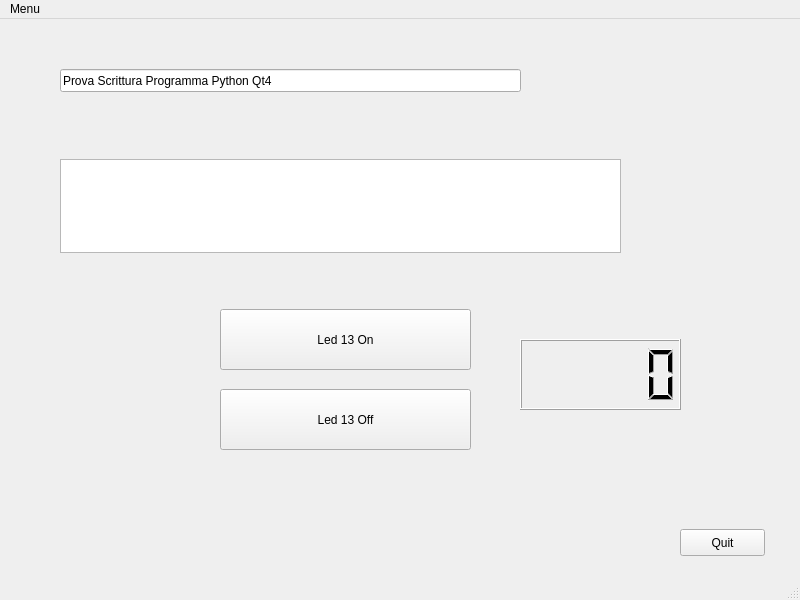
<?xml version="1.0" encoding="UTF-8"?>
<ui version="4.0">
 <class>MainWindow</class>
 <widget class="QMainWindow" name="MainWindow">
  <property name="geometry">
   <rect>
    <x>0</x>
    <y>0</y>
    <width>800</width>
    <height>600</height>
   </rect>
  </property>
  <property name="maximumSize">
   <size>
    <width>800</width>
    <height>600</height>
   </size>
  </property>
  <property name="windowTitle">
   <string>MainWindow</string>
  </property>
  <widget class="QWidget" name="centralwidget">
   <widget class="QPushButton" name="pushButton">
    <property name="geometry">
     <rect>
      <x>220</x>
      <y>290</y>
      <width>251</width>
      <height>61</height>
     </rect>
    </property>
    <property name="text">
     <string>Led 13 On</string>
    </property>
   </widget>
   <widget class="QPushButton" name="pushButton_2">
    <property name="geometry">
     <rect>
      <x>680</x>
      <y>510</y>
      <width>85</width>
      <height>27</height>
     </rect>
    </property>
    <property name="text">
     <string>Quit</string>
    </property>
   </widget>
   <widget class="QTextEdit" name="textEdit">
    <property name="geometry">
     <rect>
      <x>60</x>
      <y>140</y>
      <width>561</width>
      <height>94</height>
     </rect>
    </property>
   </widget>
   <widget class="QLineEdit" name="lineEdit">
    <property name="geometry">
     <rect>
      <x>60</x>
      <y>50</y>
      <width>461</width>
      <height>23</height>
     </rect>
    </property>
    <property name="text">
     <string>Prova Scrittura Programma Python Qt4</string>
    </property>
   </widget>
   <widget class="QPushButton" name="pushButton_3">
    <property name="geometry">
     <rect>
      <x>220</x>
      <y>370</y>
      <width>251</width>
      <height>61</height>
     </rect>
    </property>
    <property name="text">
     <string>Led 13 Off</string>
    </property>
   </widget>
   <widget class="QLCDNumber" name="lcdNumber">
    <property name="geometry">
     <rect>
      <x>520</x>
      <y>320</y>
      <width>161</width>
      <height>71</height>
     </rect>
    </property>
    <property name="smallDecimalPoint">
     <bool>false</bool>
    </property>
    <property name="value" stdset="0">
     <double>0.000000000000000</double>
    </property>
    <property name="intValue" stdset="0">
     <number>0</number>
    </property>
   </widget>
  </widget>
  <widget class="QMenuBar" name="menubar">
   <property name="geometry">
    <rect>
     <x>0</x>
     <y>0</y>
     <width>800</width>
     <height>27</height>
    </rect>
   </property>
   <widget class="QMenu" name="menuMenu">
    <property name="title">
     <string>Menu</string>
    </property>
   </widget>
   <addaction name="menuMenu"/>
  </widget>
  <widget class="QStatusBar" name="statusbar"/>
 </widget>
 <resources/>
 <connections>
  <connection>
   <sender>MainWindow</sender>
   <signal>destroyed()</signal>
   <receiver>MainWindow</receiver>
   <slot>deleteLater()</slot>
   <hints>
    <hint type="sourcelabel">
     <x>399</x>
     <y>299</y>
    </hint>
    <hint type="destinationlabel">
     <x>399</x>
     <y>299</y>
    </hint>
   </hints>
  </connection>
 </connections>
</ui>
